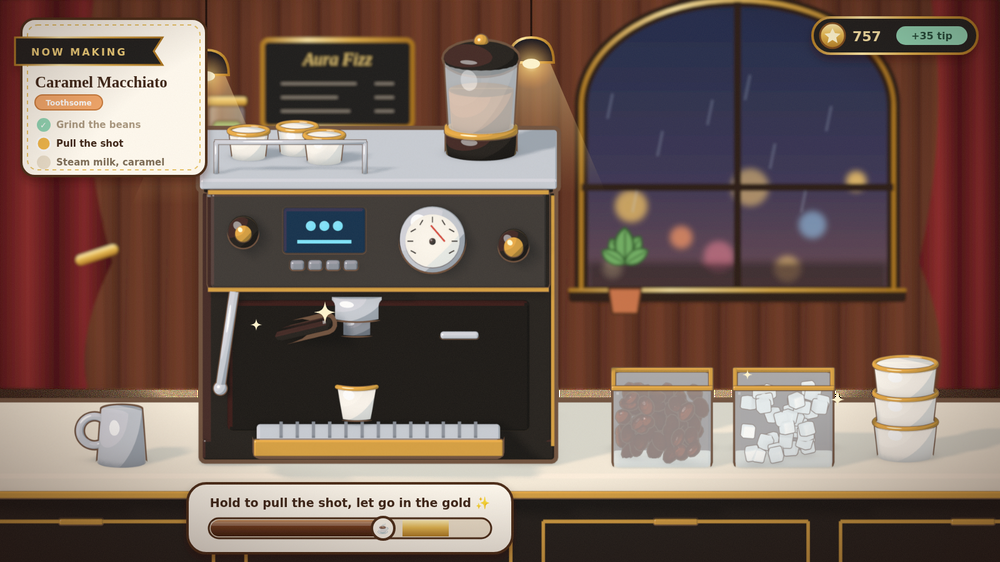
#> input picture AuraFizz/art/coffee_station_blender.png, 1000 x 562 px, shrunk from 1600 x 900 before the run
$ python cut.py ../coffee_station_blender.png ../coffee_station_concept.png
#> lines starting #> are read from the running program, lines starting #| are printed output that depends on the picture; after the words box and inside, x2 and y2 are one past the last pixel; in counts of white or black regions, pixels touching at a corner belong together
"""Cut every object out of an asset sheet (plain cream background) into its own transparent PNG.

usage: python3 cut.py SHEET.png OUT_DIR NAME1 NAME2 ...
Names are matched to objects in reading order (top row left to right, then the next row).
The background is removed by flood-filling from the border, so light areas *inside* an
outline (clear glass, white cups) stay opaque.
"""
import sys
import cv2
import numpy as np

src, out, names = sys.argv[1], sys.argv[2], sys.argv[3:]
img = cv2.imread(src, cv2.IMREAD_COLOR)
#> img is the input picture: shape (562, 1000, 3); mean B, G, R 83.9, 92.9, 114
h, w = img.shape[:2]

# background colour = median of the border pixels
border = np.concatenate([img[0], img[-1], img[:, 0], img[:, -1]])
bg = np.median(border, axis=0)
#> bg = [24, 28, 69]
lab = cv2.cvtColor(img, cv2.COLOR_BGR2LAB).astype(np.float32)
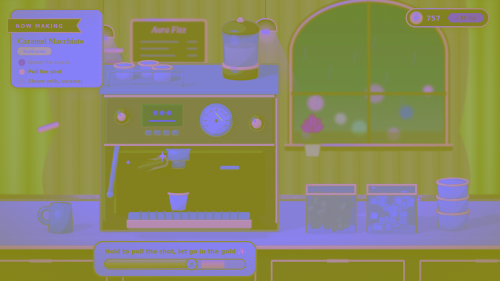
#> lab: shape (562, 1000, 3) float32 (shown at 1/2 size); mean B, G, R 102.7, 136.1, 136.9
bg_lab = cv2.cvtColor(bg.reshape(1, 1, 3).astype(np.uint8), cv2.COLOR_BGR2LAB).astype(np.float32)[0, 0]
#> bg_lab = [42, 147, 140]
dist = np.linalg.norm(lab - bg_lab, axis=2)
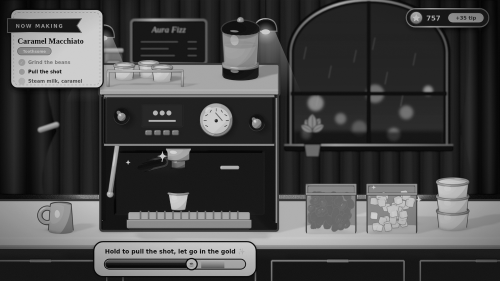
#> dist: shape (562, 1000) float32 (shown at 1/2 size); min 1, max 215.5, mean 70.9
near = (dist < 10).astype(np.uint8)
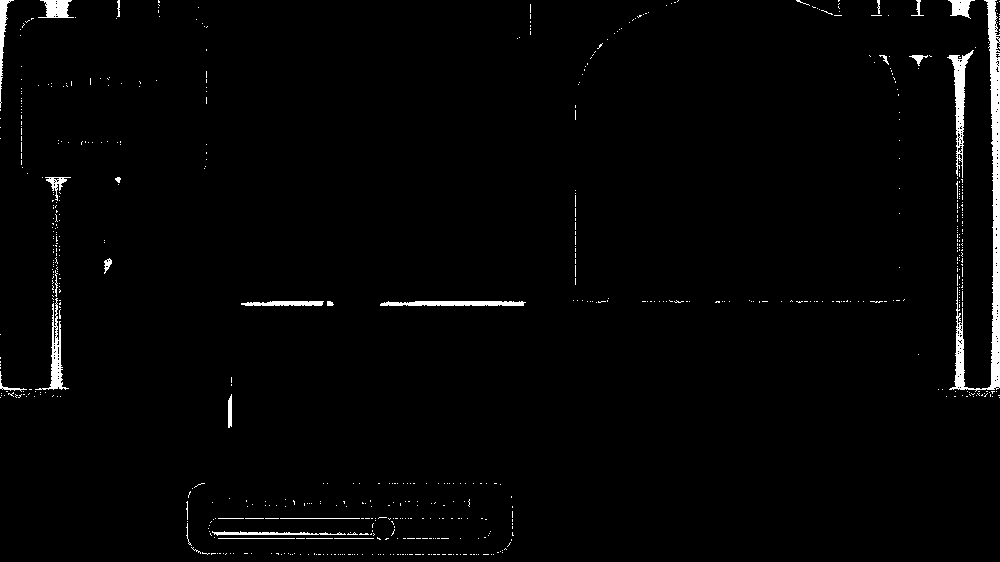
#> near: shape (562, 1000); values 0 (black) and 1 (white), 1.9% white; 677 white regions (648 under 20 px), largest, box (x1, y1, x2, y2) and area: (949, 0, 1000, 392) 3694, (947, 50, 974, 178) 960, (35, 298, 69, 390) 676

# flood from the border through background-coloured pixels only
ff = near.copy() * 255
mask = np.zeros((h + 2, w + 2), np.uint8)
for x in range(0, w, 8):
    for y in (0, h - 1):
        if ff[y, x] == 255:
            cv2.floodFill(ff, mask, (x, y), 128)
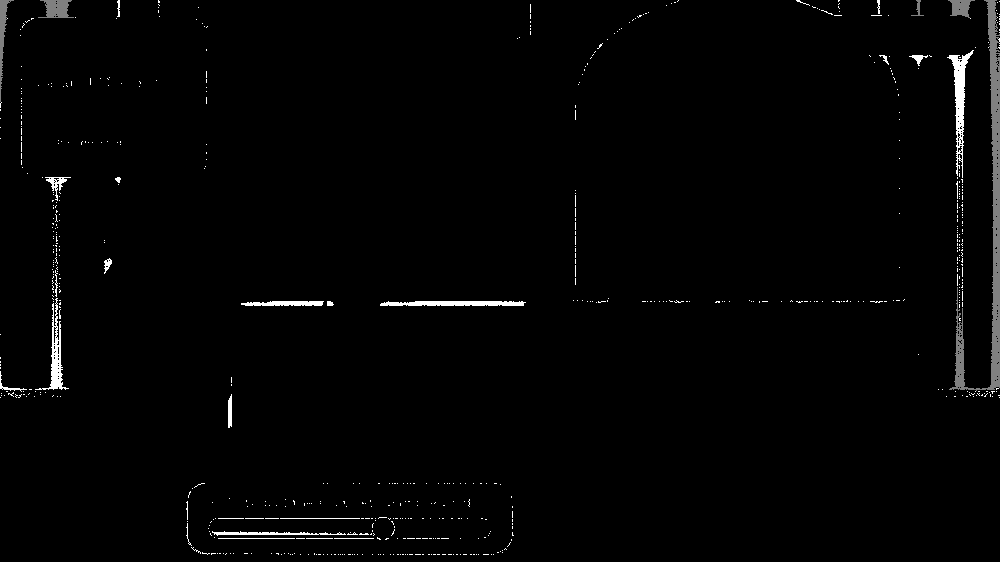
#> ff: shape (562, 1000); min 0, max 255, mean 3.6
for y in range(0, h, 8):
    for x in (0, w - 1):
        if ff[y, x] == 255:
            cv2.floodFill(ff, mask, (x, y), 128)
#> ff: shape (562, 1000); 0.02% of pixels changed, all inside (x1, y1, x2, y2) = (0, 16, 1000, 391)
fg = (ff != 128).astype(np.uint8) * 255
#> fg: shape (562, 1000); 99.1% white; 11 black regions (5 under 20 px), largest, box (x1, y1, x2, y2) and area: (949, 0, 1000, 391) 3680, (38, 0, 74, 18) 415, (0, 0, 14, 102) 394, (948, 0, 975, 18) 288, (0, 371, 27, 391) 77, (911, 0, 924, 16) 57
# holes enclosed by an object (inside a mug handle, between stems) that are the exact
# background colour are background too; white porcelain and clear glass differ enough to stay
hole = ((dist < 4) & (fg > 0)).astype(np.uint8)
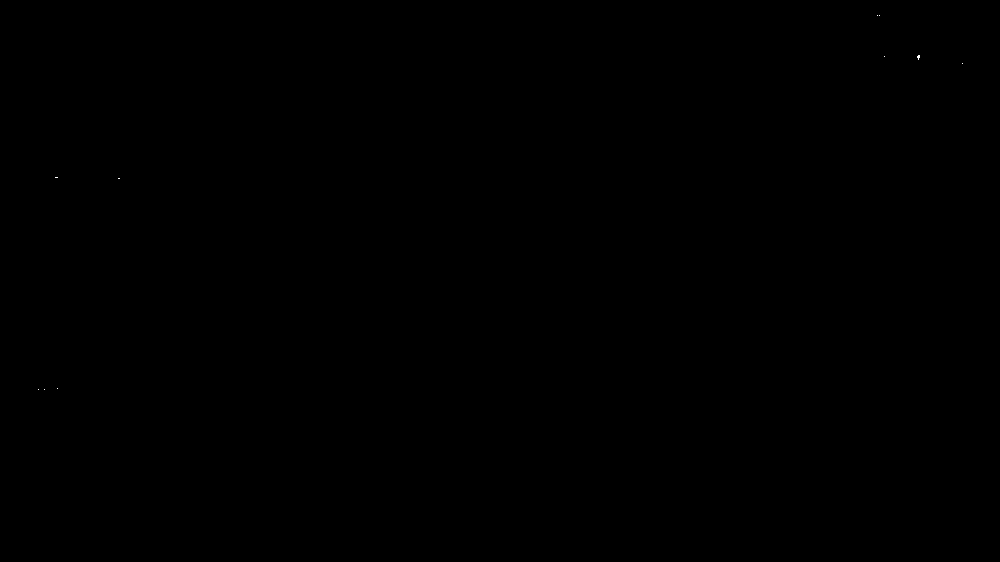
#> hole: shape (562, 1000); values 0 (black) and 1 (white), 0% white in thin lines or dots, all inside (x1, y1, x2, y2) = (38, 15, 963, 390)
hn, hl, hs, _ = cv2.connectedComponentsWithStats(hole)
#> hl: shape (562, 1000) int32; 11 distinct labels, from 0 to 10
#> hn = 11; hs = [[0, 0, 1000, 562, 561978], [877, 15, 1, 1, 1], [879, 15, 1, 1, 1], [917, 55, 3, 5, 10], [884, 56, 1, 1, 1], [962, 63, 1, 1, 1], [55, 177, 3, 1, 3], [118, 178, 2, 1, 2], [38, 389, 1, 1, 1], [44, 389, 1, 1, 1], [57, 388, 1, 1, 1]]
for i in range(1, hn):
    if hs[i, cv2.CC_STAT_AREA] > 150:
        fg[hl == i] = 0
fg = cv2.morphologyEx(fg, cv2.MORPH_OPEN, np.ones((3, 3), np.uint8))
#> fg: shape (562, 1000); 99.1% white; 6 black regions, box (x1, y1, x2, y2) and area: (949, 0, 1000, 391) 3932, (38, 0, 74, 18) 433, (0, 0, 14, 108) 423, (948, 0, 975, 18) 292, (0, 367, 27, 391) 82, (911, 0, 924, 16) 59
# keep the components' outlines but drop the light anti-aliasing rim (halo)
fg = cv2.erode(fg, np.ones((3, 3), np.uint8))
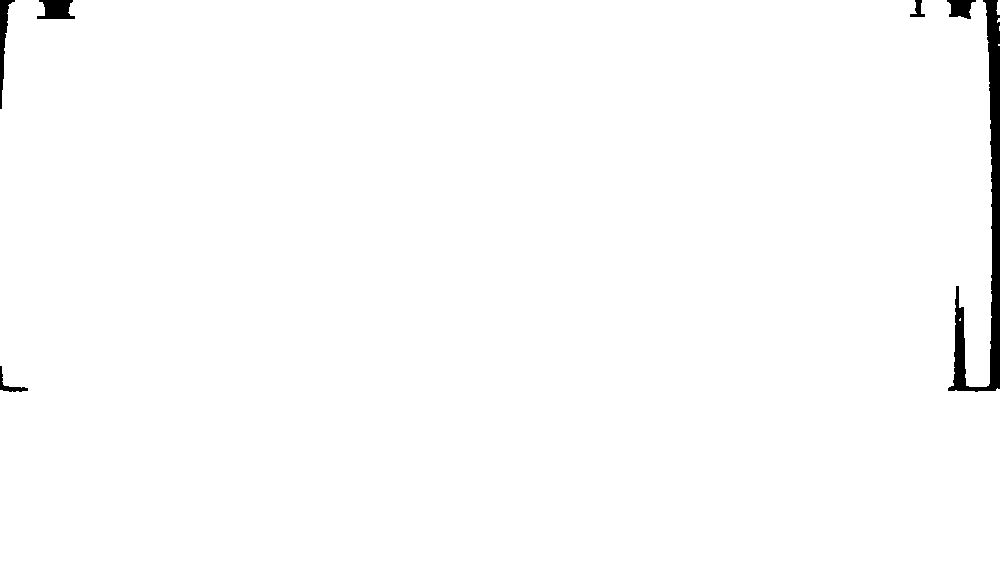
#> fg: shape (562, 1000); 98.8% white; 6 black regions, box (x1, y1, x2, y2) and area: (948, 0, 1000, 392) 4758, (0, 0, 15, 109) 556, (37, 0, 75, 19) 533, (947, 0, 976, 19) 367, (0, 366, 28, 392) 174, (910, 0, 925, 17) 122

alpha = cv2.GaussianBlur(fg.astype(np.float32) / 255, (3, 3), 0)

n, lbl, stats, cent = cv2.connectedComponentsWithStats(fg)
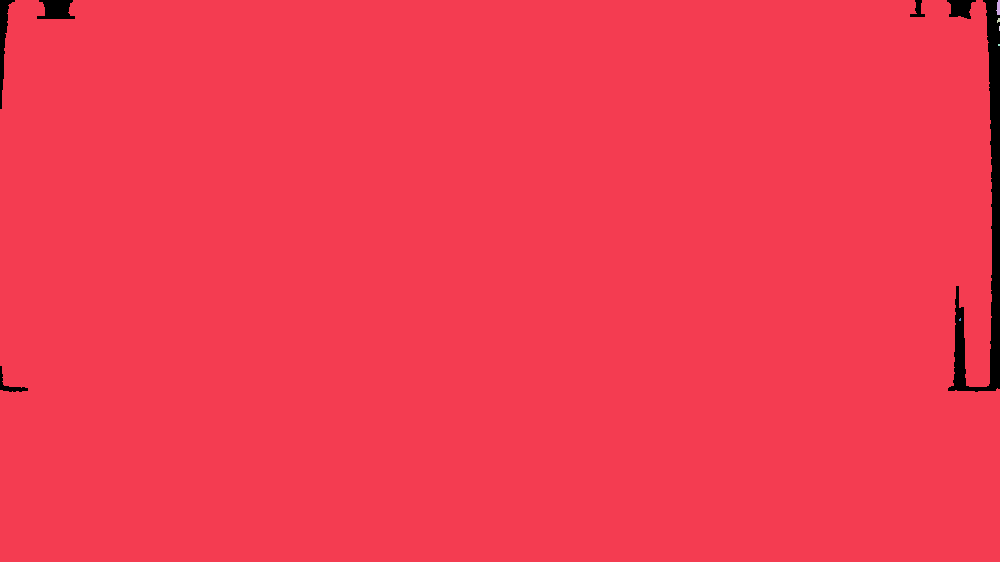
#> lbl: shape (562, 1000) int32; 7 distinct labels, from 0 to 6; one colour per label, 0 black
#> n = 7; stats = [[0, 0, 1000, 392, 6510], [0, 0, 1000, 562, 555421], [996, 0, 4, 15, 44], [997, 18, 3, 5, 11], [999, 26, 1, 5, 5], [998, 44, 2, 2, 4], [959, 318, 2, 3, 5]]; cent = [[797.8, 177.4], [495.9, 281.7], [998, 7.36], [998.1, 19.91], [999, 28], [998.5, 44.5], [959.6, 319.2]]
objs = [i for i in range(1, n) if stats[i, cv2.CC_STAT_AREA] > (h * w) * 0.002]
#> objs = [1]
# reading order: group into rows by centre y
objs.sort(key=lambda i: cent[i][1])
rows, row = [], []
for i in objs:
    if row and cent[i][1] - cent[row[0]][1] > h * 0.15:
        rows.append(row)
        row = []
    row.append(i)
#> this loop made 1 pass
#> after the loop, row = [1]; rows = []
if row:
    rows.append(row)
order = [i for r in rows for i in sorted(r, key=lambda i: cent[i][0])]
#> order = [1]

if len(order) != len(names):
    print(f"WARNING: found {len(order)} objects, expected {len(names)}")
#| WARNING: found 1 objects, expected 0
pad = 12
for name, i in zip(names, order):
    x, y, bw, bh = stats[i, :4]
    x0, y0 = max(x - pad, 0), max(y - pad, 0)
    x1, y1 = min(x + bw + pad, w), min(y + bh + pad, h)
    own = cv2.dilate((lbl[y0:y1, x0:x1] == i).astype(np.uint8), np.ones((5, 5))) > 0
    a = alpha[y0:y1, x0:x1] * own
    rgba = np.dstack([img[y0:y1, x0:x1], (a * 255).astype(np.uint8)])
    cv2.imwrite(f"{out}/{name}.png", rgba)
    print(name, bw, "x", bh)
#> this loop made 0 passes

$ run again, on AuraFizz/art/coffee_station_cozy.png
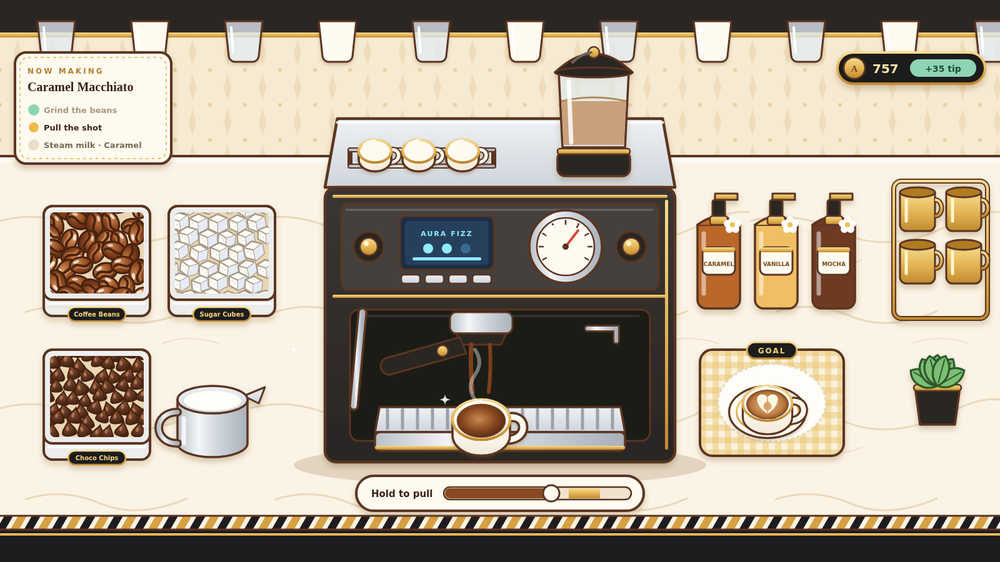
#> input picture AuraFizz/art/coffee_station_cozy.png, 1000 x 562 px, shrunk from 1600 x 900 before the run
#> img is the input picture: shape (562, 1000, 3); mean B, G, R 149.2, 165.7, 177.3
#> bg = [36, 38, 42]
#> bg_lab = [40, 129, 130]
#> near: shape (562, 1000); values 0 (black) and 1 (white), 7.9% white; 711 white regions (693 under 20 px), largest, box (x1, y1, x2, y2) and area: (0, 0, 1000, 32) 26378, (327, 217, 673, 460) 10249, (559, 155, 629, 175) 1377
#> hole: shape (562, 1000); values 0 (black) and 1 (white), 1.9% white; 140 white regions (124 under 20 px), largest, box (x1, y1, x2, y2) and area: (486, 360, 673, 460) 2460, (327, 376, 475, 460) 2317, (559, 156, 628, 174) 1233
#> hl: shape (562, 1000) int32; 141 distinct labels, from 0 to 140
#> hn = 141; hs = 141 rows, first 6: [0, 0, 1000, 562, 551302], [971, 54, 1, 1, 1], [563, 56, 62, 12, 386], [841, 60, 1, 1, 1], [975, 63, 1, 1, 1], [976, 65, 1, 1, 1]
#> after the loop `for i in range(1, hn):`:
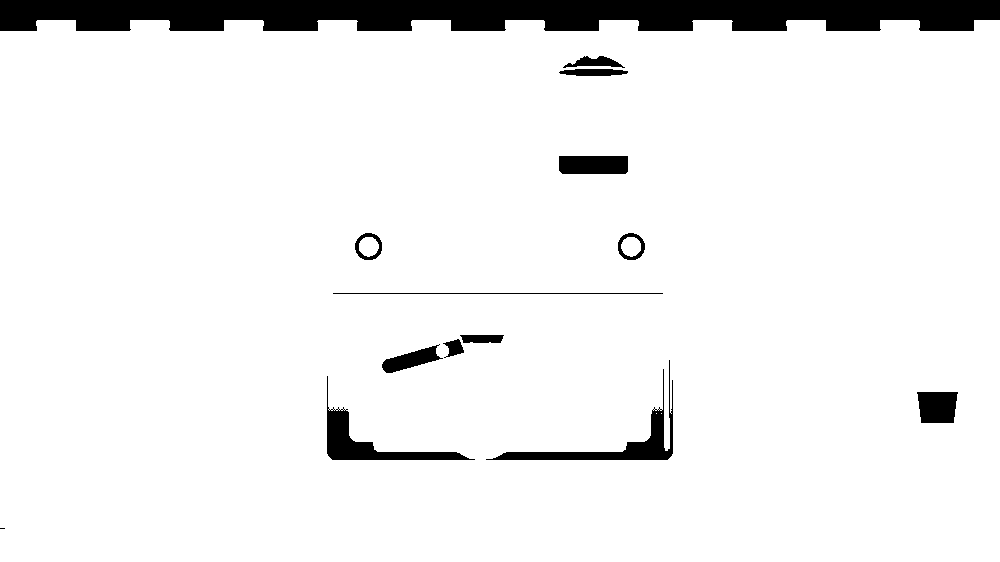
#> fg: shape (562, 1000); 93.5% white; 14 black regions (1 under 20 px), largest, box (x1, y1, x2, y2) and area: (0, 0, 1000, 31) 26374, (486, 360, 673, 460) 2460, (327, 376, 475, 460) 2317
#> `n, lbl, stats, cent = cv2.connectedComponentsWithStats(fg)`:
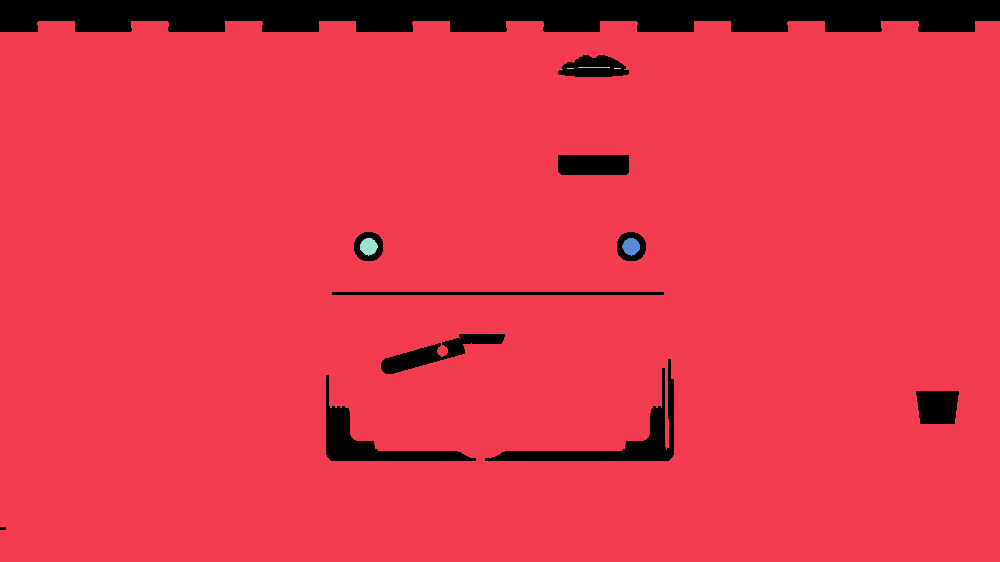
#> lbl: shape (562, 1000) int32; 7 distinct labels, from 0 to 6; one colour per label, 0 black
#> n = 7; stats = [[0, 0, 1000, 530, 41188], [0, 21, 1000, 541, 520295], [578, 67, 32, 1, 32], [567, 68, 7, 1, 7], [614, 68, 7, 1, 7], [360, 238, 18, 18, 235], [622, 238, 18, 18, 236]]; cent = [[515.3, 122.3], [498.2, 293.1], [593.5, 67], [570, 68], [617, 68], [368.3, 246.1], [630.7, 246.1]]
#> objs = [1]
#> the loop `for i in objs:` made 1 pass
#> after the loop `for i in objs:`: rows = []
#> order = [1]
#| WARNING: found 1 objects, expected 0
